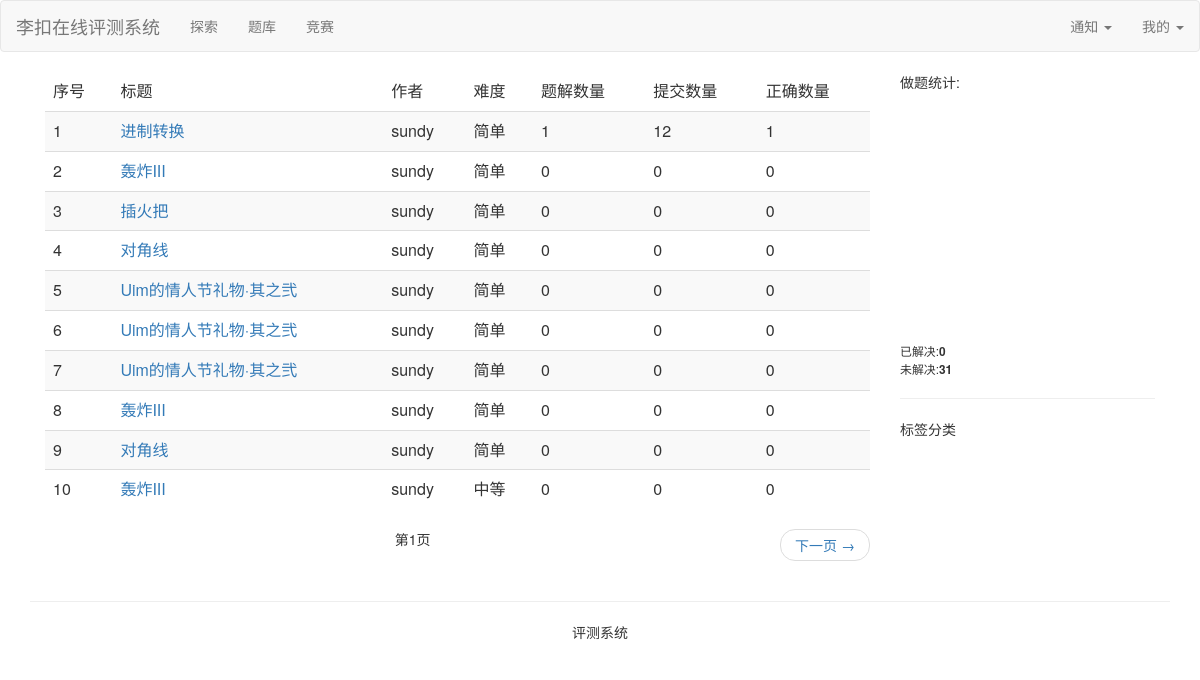
Page /problem/list/ (signed in) on the committed database.
### judger_problem/models.py (models this page shows)
class Problem(models.Model):
    @classmethod
    def get_problem_list(cls):
        return cls.objects.all().only("title", "fk_author", "difficulty", "explains", "Submits",
                                      "corrects")
    diff = [
        (0, "简单"),
        (1, "中等"),
        (2, "困难"),
    ]
    title = models.CharField(max_length=128, verbose_name="题目标题")
    problem_content = models.TextField(verbose_name="题目内容")
    problem_input = models.CharField(max_length=128, verbose_name="样例输入")
    problem_output = models.CharField(max_length=128, verbose_name="样例输出")
    create_time = models.DateTimeField(auto_now_add=True, verbose_name="创建题目时间")
    difficulty = models.IntegerField(null=True, choices=diff, verbose_name="难度")
    explains = models.IntegerField(default=0, verbose_name="题目题解数量")
    fk_labels = models.ManyToManyField(to=ProblemLabel, verbose_name="题目标签")
    Submits = models.IntegerField(default=0, verbose_name="总的用户提交次数")
    corrects = models.IntegerField(default=0, verbose_name="总的用户正确次数")
    fk_author = models.ForeignKey(to=User, on_delete=models.CASCADE, verbose_name="作者")
    class Meta:
        verbose_name = "题目列表"
        verbose_name_plural = "题目列表"

### judger_problem/views.py (the view)
# urls.py: path("list/", views.ProblemList.as_view(), name="problemList"),
@method_decorator(login_required, name="dispatch")
class ProblemList(View):
    def get(self, request):
        proble_list_all = Problem.get_problem_list()
        solve_count = len(SubmitStatus.objects.filter(user_code_status="正确", author=request.user))
        problem_count = Problem.objects.count() - solve_count
        pagetor = Paginator(proble_list_all, 10)
        page = request.GET.get('page') if request.GET.get('page') is not None else 1
        proble_lists = pagetor.get_page(page)
        context = {
            "proble_lists": proble_lists,
            "problem_count": problem_count,
            "solve_count": solve_count,
        }
        return render(request, template_name="judger_problem/templates/problem_list.html", context=context)

### templates/judger_problem/templates/problem_list.html (shortened to what this page needs)
{% extends 'base.html' %}
{% block content %}
    <div class="col-md-9">
        <table class="table table-striped">
            <thead>
            <tr>
                <td>序号</td>
                <td>标题</td>
                <td>作者</td>
                <td>难度</td>
                <td>题解数量</td>
                <td>提交数量</td>
                <td>正确数量</td>
            </tr>
            </thead>
            <tbody>
            {% for proble_list in proble_lists %}
                <tr>
                    <td>{{ forloop.counter }}</td>
                    <td><a href="{% url 'problem:problemdetail' proble_list.id %}">{{ proble_list.title }}</a></td>
                    <td>{{ proble_list.fk_author.username }}</td>
                    <td>{{ proble_list.get_difficulty_display }}</td>
                    <td>{{ proble_list.explains }}</td>
                    <td>{{ proble_list.Submits }}</td>
                    <td>{{ proble_list.corrects }}</td>
                </tr>
            {% endfor %}
            </tbody>
        </table>
    <div>
        <ul class="pager">
            <li class="">第{{ proble_lists.number }}页</li>
            {% if proble_lists.has_next %}
                <li class="next"><a href="?page={{ proble_lists.next_page_number }}">下一页 &rarr;</a></li>
            {% endif%}
        </ul>
    </div>
    </div>
    <div class="col-md-3" style="">
            <div>
                做题统计:
                <div id="main" style="width: 250px;height:250px;"></div>
                <small>已解决:<b>{{ solve_count }}</b></small>
                <br>
                <small>未解决:<b>{{ problem_count }}</b></small>
            </div>
        <hr>
        <div>
            标签分类
        </div>
    </div>
{% endblock %}

### rows in the picture
Problem: title "进制转换", fk_author.username "sundy", difficulty "简单", explains "1", Submits "12", corrects "1"
Problem: title "轰炸III", fk_author.username "sundy", difficulty "简单", explains "0", Submits "0", corrects "0"
Problem: title "插火把", fk_author.username "sundy", difficulty "简单", explains "0", Submits "0", corrects "0"
Problem: title "对角线", fk_author.username "sundy", difficulty "简单", explains "0", Submits "0", corrects "0"
Problem: title "Uim的情人节礼物·其之弐", fk_author.username "sundy", difficulty "简单", explains "0", Submits "0", corrects "0"
Problem: title "Uim的情人节礼物·其之弐", fk_author.username "sundy", difficulty "简单", explains "0", Submits "0", corrects "0"
Problem: title "Uim的情人节礼物·其之弐", fk_author.username "sundy", difficulty "简单", explains "0", Submits "0", corrects "0"
Problem: title "轰炸III", fk_author.username "sundy", difficulty "简单", explains "0", Submits "0", corrects "0"
Problem: title "对角线", fk_author.username "sundy", difficulty "简单", explains "0", Submits "0", corrects "0"
Problem: title "轰炸III", fk_author.username "sundy", difficulty "中等", explains "0", Submits "0", corrects "0"

### other values in the picture
{{ proble_lists.number }} "1"
{{ solve_count }} "0"
{{ problem_count }} "31"
